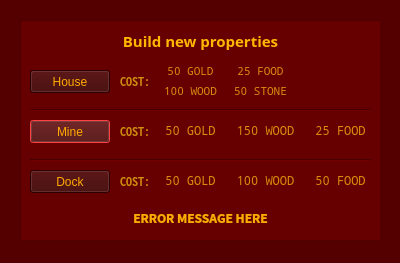
<?xml version="1.0" encoding="UTF-8"?>
<ui version="4.0">
 <class>add_building_dialog</class>
 <widget class="QDialog" name="add_building_dialog">
  <property name="geometry">
   <rect>
    <x>0</x>
    <y>0</y>
    <width>400</width>
    <height>263</height>
   </rect>
  </property>
  <property name="windowTitle">
   <string>Dialog</string>
  </property>
  <property name="styleSheet">
   <string notr="true">background-color: rgb(85, 0, 0);</string>
  </property>
  <widget class="QFrame" name="frame">
   <property name="geometry">
    <rect>
     <x>20</x>
     <y>20</y>
     <width>361</width>
     <height>221</height>
    </rect>
   </property>
   <property name="styleSheet">
    <string notr="true">background-color: rgb(102, 0, 0);</string>
   </property>
   <property name="frameShape">
    <enum>QFrame::StyledPanel</enum>
   </property>
   <property name="frameShadow">
    <enum>QFrame::Raised</enum>
   </property>
   <widget class="QLabel" name="label">
    <property name="geometry">
     <rect>
      <x>10</x>
      <y>10</y>
      <width>341</width>
      <height>21</height>
     </rect>
    </property>
    <property name="font">
     <font>
      <family>Noto Sans CJK JP Bold</family>
      <pointsize>11</pointsize>
      <weight>75</weight>
      <bold>true</bold>
     </font>
    </property>
    <property name="styleSheet">
     <string notr="true">color: rgb(255, 183, 0);</string>
    </property>
    <property name="text">
     <string>Build new properties</string>
    </property>
    <property name="alignment">
     <set>Qt::AlignCenter</set>
    </property>
   </widget>
   <widget class="QLabel" name="label_7">
    <property name="geometry">
     <rect>
      <x>210</x>
      <y>40</y>
      <width>61</width>
      <height>21</height>
     </rect>
    </property>
    <property name="font">
     <font>
      <family>Noto Mono</family>
      <pointsize>8</pointsize>
     </font>
    </property>
    <property name="styleSheet">
     <string notr="true">color: rgb(218, 140, 14);</string>
    </property>
    <property name="text">
     <string>25 FOOD</string>
    </property>
    <property name="alignment">
     <set>Qt::AlignCenter</set>
    </property>
   </widget>
   <widget class="QLabel" name="label_6">
    <property name="geometry">
     <rect>
      <x>140</x>
      <y>60</y>
      <width>61</width>
      <height>21</height>
     </rect>
    </property>
    <property name="font">
     <font>
      <family>Noto Mono</family>
      <pointsize>8</pointsize>
     </font>
    </property>
    <property name="styleSheet">
     <string notr="true">color: rgb(218, 140, 14);</string>
    </property>
    <property name="text">
     <string>100 WOOD</string>
    </property>
    <property name="alignment">
     <set>Qt::AlignCenter</set>
    </property>
   </widget>
   <widget class="QLabel" name="label_5">
    <property name="geometry">
     <rect>
      <x>10</x>
      <y>190</y>
      <width>341</width>
      <height>16</height>
     </rect>
    </property>
    <property name="font">
     <font>
      <family>Noto Sans CJK JP</family>
      <weight>75</weight>
      <bold>true</bold>
     </font>
    </property>
    <property name="styleSheet">
     <string notr="true">color: rgb(255, 170, 0);</string>
    </property>
    <property name="text">
     <string>ERROR MESSAGE HERE</string>
    </property>
    <property name="alignment">
     <set>Qt::AlignCenter</set>
    </property>
   </widget>
   <widget class="QLabel" name="label_9">
    <property name="geometry">
     <rect>
      <x>210</x>
      <y>150</y>
      <width>71</width>
      <height>20</height>
     </rect>
    </property>
    <property name="font">
     <font>
      <family>Noto Mono</family>
     </font>
    </property>
    <property name="styleSheet">
     <string notr="true">color: rgb(218, 140, 14);</string>
    </property>
    <property name="text">
     <string>100 WOOD</string>
    </property>
    <property name="alignment">
     <set>Qt::AlignCenter</set>
    </property>
   </widget>
   <widget class="QLabel" name="label_4">
    <property name="geometry">
     <rect>
      <x>140</x>
      <y>150</y>
      <width>61</width>
      <height>20</height>
     </rect>
    </property>
    <property name="font">
     <font>
      <family>Noto Mono</family>
     </font>
    </property>
    <property name="styleSheet">
     <string notr="true">color: rgb(218, 140, 14);</string>
    </property>
    <property name="text">
     <string>50 GOLD</string>
    </property>
    <property name="alignment">
     <set>Qt::AlignCenter</set>
    </property>
   </widget>
   <widget class="QLabel" name="label_2">
    <property name="geometry">
     <rect>
      <x>140</x>
      <y>40</y>
      <width>61</width>
      <height>21</height>
     </rect>
    </property>
    <property name="font">
     <font>
      <family>Noto Mono</family>
      <pointsize>8</pointsize>
     </font>
    </property>
    <property name="styleSheet">
     <string notr="true">color: rgb(218, 140, 14);</string>
    </property>
    <property name="text">
     <string>50 GOLD</string>
    </property>
    <property name="alignment">
     <set>Qt::AlignCenter</set>
    </property>
   </widget>
   <widget class="Line" name="line_2">
    <property name="geometry">
     <rect>
      <x>10</x>
      <y>130</y>
      <width>341</width>
      <height>20</height>
     </rect>
    </property>
    <property name="orientation">
     <enum>Qt::Horizontal</enum>
    </property>
   </widget>
   <widget class="QLabel" name="label_13">
    <property name="geometry">
     <rect>
      <x>100</x>
      <y>100</y>
      <width>41</width>
      <height>21</height>
     </rect>
    </property>
    <property name="font">
     <font>
      <family>Noto Sans Mono CJK KR</family>
     </font>
    </property>
    <property name="styleSheet">
     <string notr="true">color: rgb(218, 140, 14);</string>
    </property>
    <property name="text">
     <string>COST:</string>
    </property>
   </widget>
   <widget class="QLabel" name="label_10">
    <property name="geometry">
     <rect>
      <x>210</x>
      <y>100</y>
      <width>71</width>
      <height>20</height>
     </rect>
    </property>
    <property name="font">
     <font>
      <family>Noto Mono</family>
     </font>
    </property>
    <property name="styleSheet">
     <string notr="true">color: rgb(218, 140, 14);</string>
    </property>
    <property name="text">
     <string>150 WOOD</string>
    </property>
    <property name="alignment">
     <set>Qt::AlignCenter</set>
    </property>
   </widget>
   <widget class="QLabel" name="label_11">
    <property name="geometry">
     <rect>
      <x>290</x>
      <y>100</y>
      <width>61</width>
      <height>20</height>
     </rect>
    </property>
    <property name="font">
     <font>
      <family>Noto Mono</family>
     </font>
    </property>
    <property name="styleSheet">
     <string notr="true">color: rgb(218, 140, 14);</string>
    </property>
    <property name="text">
     <string>25 FOOD</string>
    </property>
    <property name="alignment">
     <set>Qt::AlignCenter</set>
    </property>
   </widget>
   <widget class="QPushButton" name="pushButton_2">
    <property name="geometry">
     <rect>
      <x>10</x>
      <y>100</y>
      <width>80</width>
      <height>23</height>
     </rect>
    </property>
    <property name="styleSheet">
     <string notr="true">background-color: rgb(62, 0, 0);
color: rgb(255, 170, 0);
selection-background-color: rgb(255, 0, 0);</string>
    </property>
    <property name="text">
     <string>Mine</string>
    </property>
   </widget>
   <widget class="QLabel" name="label_12">
    <property name="geometry">
     <rect>
      <x>100</x>
      <y>50</y>
      <width>31</width>
      <height>21</height>
     </rect>
    </property>
    <property name="font">
     <font>
      <family>Noto Sans Mono CJK KR</family>
     </font>
    </property>
    <property name="styleSheet">
     <string notr="true">color: rgb(218, 140, 14);</string>
    </property>
    <property name="text">
     <string>COST:</string>
    </property>
   </widget>
   <widget class="QPushButton" name="pushButton_3">
    <property name="geometry">
     <rect>
      <x>10</x>
      <y>150</y>
      <width>80</width>
      <height>23</height>
     </rect>
    </property>
    <property name="styleSheet">
     <string notr="true">background-color: rgb(62, 0, 0);
color: rgb(255, 170, 0);
selection-background-color: rgb(255, 0, 0);</string>
    </property>
    <property name="text">
     <string>Dock</string>
    </property>
   </widget>
   <widget class="QLabel" name="label_8">
    <property name="geometry">
     <rect>
      <x>290</x>
      <y>150</y>
      <width>61</width>
      <height>20</height>
     </rect>
    </property>
    <property name="font">
     <font>
      <family>Noto Mono</family>
     </font>
    </property>
    <property name="styleSheet">
     <string notr="true">color: rgb(218, 140, 14);</string>
    </property>
    <property name="text">
     <string>50 FOOD</string>
    </property>
    <property name="alignment">
     <set>Qt::AlignCenter</set>
    </property>
   </widget>
   <widget class="QLabel" name="label_14">
    <property name="geometry">
     <rect>
      <x>100</x>
      <y>150</y>
      <width>41</width>
      <height>21</height>
     </rect>
    </property>
    <property name="font">
     <font>
      <family>Noto Sans Mono CJK KR</family>
     </font>
    </property>
    <property name="styleSheet">
     <string notr="true">color: rgb(218, 140, 14);</string>
    </property>
    <property name="text">
     <string>COST:</string>
    </property>
   </widget>
   <widget class="QPushButton" name="pushButton">
    <property name="geometry">
     <rect>
      <x>10</x>
      <y>50</y>
      <width>80</width>
      <height>23</height>
     </rect>
    </property>
    <property name="styleSheet">
     <string notr="true">background-color: rgb(62, 0, 0);
color: rgb(255, 170, 0);
selection-background-color: rgb(255, 0, 0);</string>
    </property>
    <property name="text">
     <string>House</string>
    </property>
   </widget>
   <widget class="QLabel" name="label_3">
    <property name="geometry">
     <rect>
      <x>140</x>
      <y>100</y>
      <width>61</width>
      <height>21</height>
     </rect>
    </property>
    <property name="font">
     <font>
      <family>Noto Mono</family>
     </font>
    </property>
    <property name="styleSheet">
     <string notr="true">color: rgb(218, 140, 14);</string>
    </property>
    <property name="text">
     <string>50 GOLD</string>
    </property>
    <property name="alignment">
     <set>Qt::AlignCenter</set>
    </property>
   </widget>
   <widget class="Line" name="line">
    <property name="geometry">
     <rect>
      <x>10</x>
      <y>80</y>
      <width>341</width>
      <height>20</height>
     </rect>
    </property>
    <property name="orientation">
     <enum>Qt::Horizontal</enum>
    </property>
   </widget>
   <widget class="QLabel" name="label_15">
    <property name="geometry">
     <rect>
      <x>210</x>
      <y>60</y>
      <width>61</width>
      <height>21</height>
     </rect>
    </property>
    <property name="font">
     <font>
      <family>Noto Mono</family>
      <pointsize>8</pointsize>
     </font>
    </property>
    <property name="styleSheet">
     <string notr="true">color: rgb(218, 140, 14);</string>
    </property>
    <property name="text">
     <string>50 STONE</string>
    </property>
    <property name="alignment">
     <set>Qt::AlignCenter</set>
    </property>
   </widget>
  </widget>
 </widget>
 <resources/>
 <connections/>
</ui>
